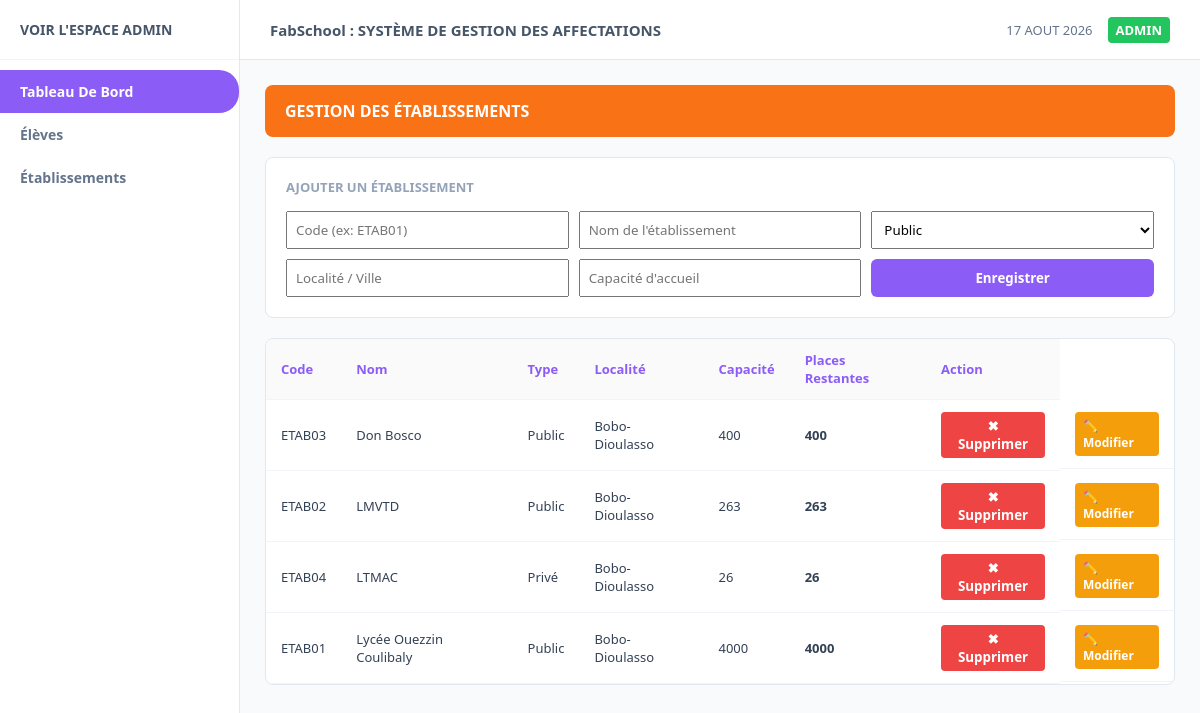
Before: /etablissements with the older database file.
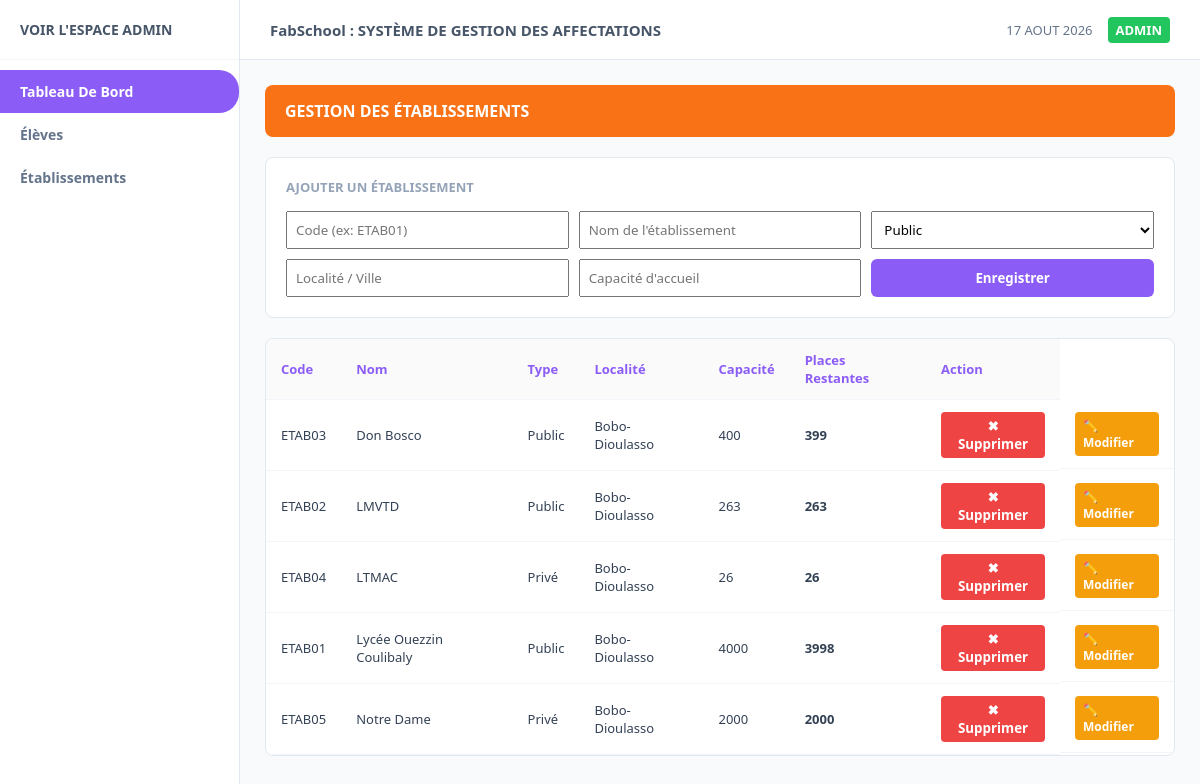
After: the same page with the newer database file.
### tables this page shows
CREATE TABLE etablissements (
            id_etab TEXT PRIMARY KEY,
            nom TEXT NOT NULL,
            type_etab TEXT NOT NULL,
            localite TEXT NOT NULL,
            capacite INTEGER NOT NULL,
            places_restantes INTEGER NOT NULL
        );

### app.py (the view, shortened to what this page needs)
@app.route("/etablissements", methods=["GET", "POST"])
def page_etablissements():
    etablissements = database.obtenir_tous_etablissements()
    return render_template("etablissements.html", etablissements=etablissements)

### database.py (called while the page is built)
def get_connection():
    conn = sqlite3.connect(DB_NAME)
    conn.row_factory = sqlite3.Row  # Permet d'accéder aux colonnes par leur nom
    return conn

def obtenir_tous_etablissements():
    conn = get_connection()
    cursor = conn.cursor()
    cursor.execute("SELECT * FROM etablissements ORDER BY nom")
    rows = cursor.fetchall()
    conn.close()
    return [dict(row) for row in rows]

### templates/etablissements.html (shortened to what this page needs)
{% extends 'base.html' %}
{% block content %}
<div class="banner-orange">
    <span>GESTION DES ÉTABLISSEMENTS</span>
</div>
<div class="card" style="margin-bottom: 20px;">
    <h3>Ajouter un Établissement</h3>
    <form action="/etablissements" method="POST" style="display: grid; grid-template-columns: repeat(3, 1fr); gap: 10px; margin-top: 15px;">
        <input type="text" name="id_etab" placeholder="Code (ex: ETAB01)" required style="padding: 8px;">
        <input type="text" name="nom" placeholder="Nom de l'établissement" required style="padding: 8px;">
        <select name="type_etab" style="padding: 8px;">
            <option value="Public">Public</option>
        </select>
        <input type="text" name="localite" placeholder="Localité / Ville" required style="padding: 8px;">
        <input type="number" name="capacite" placeholder="Capacité d'accueil" required style="padding: 8px;">
        <button type="submit" class="btn btn-purple">Enregistrer</button>
    </form>
</div>
<div class="table-card">
    <table>
        <thead>
            <tr>
                <th>Code</th>
                <th>Nom</th>
                <th>Type</th>
                <th>Localité</th>
                <th>Capacité</th>
                <th>Places Restantes</th>
                <th>Action</th>
            </tr>
        </thead>
        <tbody>
            {% for etab in etablissements %}
            <tr>
                <td>{{ etab.id_etab }}</td>
                <td>{{ etab.nom }}</td>
                <td>{{ etab.type_etab }}</td>
                <td>{{ etab.localite }}</td>
                <td>{{ etab.capacite }}</td>
                <td><strong>{{ etab.places_restantes }}</strong></td>
                <td>
                    <form action="/etablissements/supprimer/{{ etab.id_etab }}" method="POST" style="margin:0;" onsubmit="return confirm('Voulez-vous vraiment supprimer cet établissement ?');">
                        <button type="submit" style="background:#ef4444; color:white; border:none; padding:5px 10px; border-radius:4px; cursor:pointer; font-weight:bold;">✖ Supprimer</button>
                    </form>
                </td>
                <td style="display: flex; gap: 5px;">
                    <a href="/etablissements/modifier/{{ etab.id_etab }}" style="background:#f59e0b; color:white; padding:5px 8px; border-radius:4px; text-decoration:none; font-size:12px; font-weight:bold;">✏️ Modifier</a>
                </td>
            </tr>
            {% endfor %}
        </tbody>
    </table>
</div>
{% endblock %}

Changed rows visible on the page:
changed etablissements "ETAB03": places_restantes "400" → "399"
changed etablissements "ETAB01": places_restantes "4000" → "3998"
added etablissements: id_etab "ETAB05", nom "Notre Dame", type_etab "Privé", localite "Bobo-Dioulasso", capacite "2000", places_restantes "2000"
